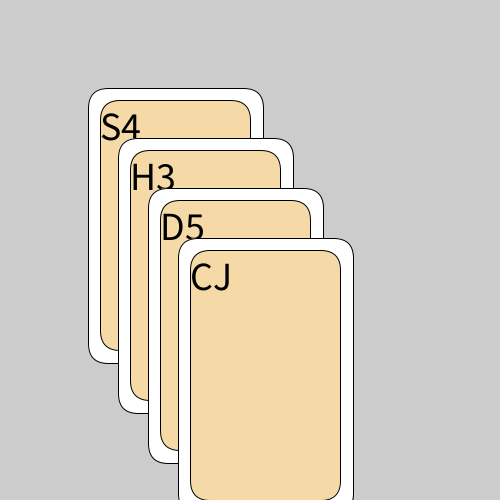
Frame 1 (no input)
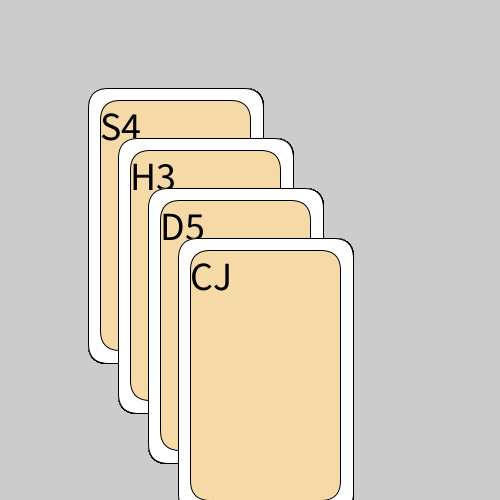
Frame 60 (the mouse pressed at the canvas centre just before this capture)
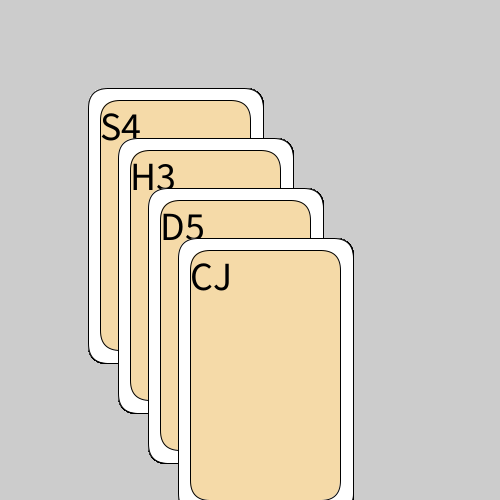
Frame 120 (the mouse held since frame 60 and released just before this capture)

The Processing sketch that drew these frames (run headless with seeded random() and noise(); from frame 60 on, the mouse is pressed at the canvas centre):

// Processing sketch: week02_3
// ── week02_3.pde
void setup(){
   size(500,500); 
}
int w=25;
void draw(){
  drawPokerCard(100,100,"S4");  //使用函式
  drawPokerCard(130,150,"H3");  //使用函式
  drawPokerCard(160,200,"D5");  //使用函式  
  drawPokerCard(190,250,"CJ");  //使用函式  
}
void drawPokerCard(int x,int y,String face){  //牌面
  fill(255);
  rect(x-w/2,y-w/2,150+w,250+w,20);  //弧度
  fill(#F5DAA8);
  rect(x,y,150,250,20);  //弧度
  
  fill(0);  //字體顏色
  textSize(40);  //字體大小
  text(face,x,y+40);  
}
